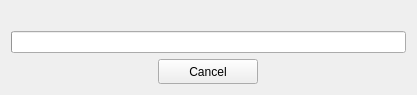
<?xml version="1.0" encoding="UTF-8"?>
<ui version="4.0">
 <class>ExportDialogBase</class>
 <widget class="QDialog" name="ExportDialogBase">
  <property name="windowModality">
   <enum>Qt::WindowModal</enum>
  </property>
  <property name="geometry">
   <rect>
    <x>0</x>
    <y>0</y>
    <width>417</width>
    <height>91</height>
   </rect>
  </property>
  <property name="windowTitle">
   <string>DEMto3D</string>
  </property>
  <property name="windowIcon">
   <iconset resource="../resources.qrc">
    <normaloff>:/plugins/DEMto3D/icons/demto3d.png</normaloff>:/plugins/DEMto3D/icons/demto3d.png</iconset>
  </property>
  <layout class="QVBoxLayout" name="verticalLayout">
   <item>
    <widget class="QLabel" name="ProgressLabel">
     <property name="text">
      <string/>
     </property>
    </widget>
   </item>
   <item>
    <widget class="QProgressBar" name="progressBar"/>
   </item>
   <item>
    <layout class="QHBoxLayout" name="horizontalLayout">
     <item>
      <widget class="QToolButton" name="cancelButton">
       <property name="minimumSize">
        <size>
         <width>100</width>
         <height>25</height>
        </size>
       </property>
       <property name="text">
        <string>Cancel</string>
       </property>
      </widget>
     </item>
    </layout>
   </item>
  </layout>
 </widget>
 <resources/>
 <!--<resources>-->
  <!--<include location="../resources.qrc"/>-->
 <!--</resources>-->
 <connections/>
</ui>
